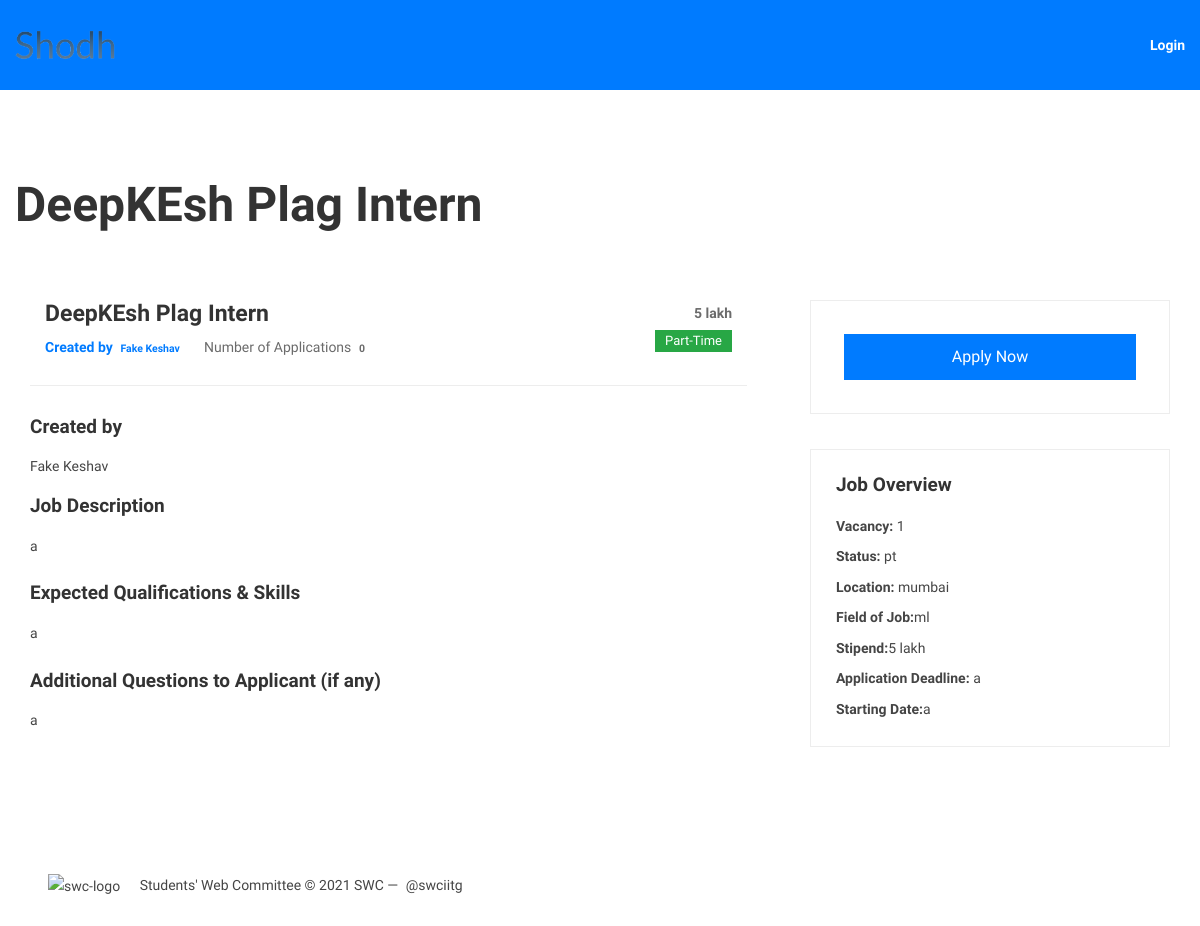
/groups/posts/in/deepkesh-plag-intern/, run on the app's committed database.
### groups/models.py (models this page shows, shortened)
class Group(models.Model):
    creator = models.ForeignKey(User,on_delete=models.CASCADE, related_name="group_creator")
    name = models.CharField(max_length=255, unique=True)
    slug = models.SlugField(allow_unicode=True, unique=True)
    description = models.TextField(blank=True, default='')
    description_html = models.TextField(editable=False, default='', blank=True)
    field_of_job= models.CharField(max_length=255, choices=FIELD_CHOICES, default='sde')
    duration = models.CharField(max_length=255, blank=True, default='', null=True)
    stipend = models.CharField(max_length=255, blank=True, default='', null=True)
    expected_qualifications = models.TextField(blank=True, default='', null=True)
    apply_by = models.CharField(max_length=255,blank=True, default='', null=True)
    start_date= models.CharField(max_length=255,blank=True, default='', null=True)
    additional_questions_to_applicant = models.TextField(blank=True, default='', null=True)
    location = models.CharField(max_length=255, blank=True, default='', null=True)
    vacancy = models.PositiveIntegerField(blank=True, default=1, null=True)
    workstatus = models.CharField(max_length=255, choices=STATUS_CHOICES, default='pt')
    btp=models.BooleanField(default=False, null=True, blank=True)
    branch = models.CharField(max_length=255, choices=BRANCH_CHOICES, default='na')
    finished=models.BooleanField(default=False, null=True, blank=True)
    class Meta:
        ordering = ["name"]

### accounts/models.py (models this page shows, shortened)
class UserProfile(models.Model):
    name = models.CharField(default=None,max_length=256,null=True)
    user = models.OneToOneField(User, on_delete=models.CASCADE, default=None)
    slug = models.SlugField(allow_unicode=True, unique=True,  default=None)
    position= models.CharField(max_length=255, choices=POSITION_CHOICES, default='stud')
    photo= models.ImageField(default= None,null=True)
    username = models.CharField(max_length=256)
    aboutme = models.TextField(default=None,null=True)
    branch = models.CharField(max_length=255, choices=BRANCH_CHOICES, default='bt')
    cpi = models.FloatField(default=None,null=True)
    gender = models.CharField(max_length=255, choices=GENDER_CHOICES, default='anon')
    linkedin = models.CharField(default=None,max_length=256,null=True)

### groups/views.py (the view)
# urls.py: url(r"^posts/in/(?P<slug>[-\w]+)/$",views.SingleGroup.as_view(),name="single"),
class SingleGroup(generic.DetailView):
    model = Group

### groups/templates/groups/group_detail.html (shortened to what this page needs)
{% extends "groups/group_base.html" %}
{% load static %}
{% block group_content %}
<div style=" padding-top: 15%;"">
	<h1>{{group.name}}</h1>
	<div class=" section " style=" padding-top: 5%;"">
		<div class=" container">
			<div class="row mb-n5">
				<div class="col-lg-8 col-12 mb-5 pr-lg-5">
					<div class="job-list-details">
						<div class="job-details-head row mx-0">
							<div class="salary-type col-auto order-sm-3">
								<span class="salary-range">{{ group.stipend }}</span>
								{% if group.workstatus == "pt" %}
								<span class="badge badge-success">Part-Time</span>
								{% else %}
								<span class="badge badge-success">Full-Time</span>
								{% endif %}
							</div>
							<div class="content col">
								<h5 class="title">{{ group.name }}</h5>
								<ul class="meta">
									<li><strong class="text-primary"> Created by <span class="badge"> {{ group.creator.userprofile.name }}
											</span></strong>
									</li>
									<li>Number of Application{{ group.posts.count|pluralize }} <span class="badge">
											{{ group.posts.count }} </span></li>
								</ul>
							</div>
						</div>
						<div class="job-details-body">
							<h6 class="mb-3">Created by</h6>
							<p>{{group.creator.userprofile.name}}</p>
							<h6 class="mb-3">Job Description</h6>
							<p>{{group.description}}</p>
							<h6 class="mb-3 mt-4">Expected Qualifications & Skills</h6>
							<p>{{ group.expected_qualifications}}</p>
							<h6 class="mb-3 mt-4">Additional Questions to Applicant (if any) </h6>
							<p>{{ group.additional_questions_to_applicant}}</p>
						</div>
					</div>
				</div>
				<div class="col-lg-4 col-12 mb-5">
					<div class="sidebar-wrap">
						{% if group.creator != user %}
						<div class="sidebar-widget">
							<div class="inner">
								<div class="col-xl-auto col-lg-12 col-sm-auto col-12 p-2">
									<a href="{% url 'posts:create' %}" class="d-block btn btn-primary">Apply Now</a>
								</div>
							</div>
						</div>
						{% endif %}
						<div class="sidebar-widget">
							<div class="inner">
								<h6 class="title">Job Overview</h6>
								<ul class="job-overview list-unstyled">
									<li><strong>Vacancy:</strong> {{ group.vacancy }}</li>
									<li><strong>Status:</strong> {{ group.workstatus }}</li>
									<li><strong>Location:</strong> {{ group.location }}</li>
									<li><strong>Field of Job:</strong>{{ group.field_of_job}}</li>
									<li><strong>Stipend:</strong>{{ group.stipend}}</li>
									<li><strong>Application Deadline:</strong> {{ group.apply_by}}</li>
									<li><strong>Starting Date:</strong>{{ group.start_date}}</li>
								</ul>
							</div>
						</div>
					</div>
				</div>
				<div class="col-md-8">
					{% if group.creator == user %}
						{% if group.posts.count == 0 %}
							<h4 style="padding-bottom: 5%;">No applications for this intern yet!</h4>
						{% else %}
							{% for post in group.posts.all %}
								{% include "posts/_post.html" %}
							{% endfor %}
						{% endif %}
					{% else %}
								<div class="row mb-n5" style="padding-bottom: 20%;">
					{% endif %}
								</div>
				</div>
			</div>
		</div>
	</div>
</div>
{% endblock %}

### static/simplesocial/css/master.css (style rules this page uses)
body { margin: 0; overflow: auto; font-family: 'Lato', sans-serif; font-weight: 400; }

### static/Keller - Job Board HTML Template_files/style.css (style rules this page uses)
*, *::after, *::before { -webkit-box-sizing: border-box; box-sizing: border-box; }
html, body, .site-wrapper { height: 100%; }
body { font-family: "Open Sans", sans-serif; font-size: 14px; font-weight: 400; font-style: normal; line-height: 1.75; position: relative; visibility: visible; color: #454545; background-color: #FFFFFF; }
h1, h2, h3, h4, h5, h6 { font-family: "Montserrat", sans-serif; font-weight: 600; line-height: 1.2; margin-top: 0; color: #333333; }
h1, .h1 { font-size: 48px; }
h5, .h5 { font-size: 23px; }
h6, .h6 { font-size: 19px; }
p:last-child { margin-bottom: 0; }
a, button { line-height: inherit; display: inline-block; cursor: pointer; text-decoration: none; color: inherit; }
a, button, img, input { -webkit-transition: all 0.3s ease 0s; -o-transition: all 0.3s ease 0s; transition: all 0.3s ease 0s; }
ul:last-child { margin-bottom: 0; }
ul li + li { margin-top: 6px; }
.section, .main-wrapper { float: left; width: 100%; }
@media only screen and (min-width: 1200px) { .container { max-width: 1200px; } }
.text-primary { color: #007BFF !important; }
.btn { line-height: 24px; padding: 10px 30px; border-radius: 0; }
.job-list-details .job-details-head { position: relative; z-index: 1; -webkit-box-align: center; -webkit-align-items: center; -ms-flex-align: center; align-items: center; margin-bottom: 30px; padding-bottom: 25px; border-bottom: 1px solid #EDEDED; }
.job-list-details .job-details-head .salary-type { text-align: right; }
.job-list-details .job-details-head .salary-type .salary-range { font-weight: 600; line-height: 1; display: block; margin-bottom: 8px; color: #6b6b6b; }
.job-list-details .job-details-head .salary-type .badge { font-size: 13px; font-weight: 400; padding: 4px 10px 5px; border-radius: 0; }
.job-list-details .job-details-head .content .meta { display: -webkit-box; display: -webkit-flex; display: -ms-flexbox; display: flex; -webkit-flex-wrap: wrap; -ms-flex-wrap: wrap; flex-wrap: wrap; margin-bottom: 0; padding-left: 0; list-style: none; color: #6b6b6b; }
.job-list-details .job-details-head .content .meta li { margin-top: 0; margin-right: 20px; }
.job-list-details .job-details-head .content .meta li:last-child { margin-right: 0; }
.sidebar-wrap { margin-bottom: -35px; }
.sidebar-widget { margin-bottom: 35px; }
.sidebar-widget > .inner { padding: 25px; border: 1px solid #EDEDED; }
.sidebar-widget > .inner > .title { font-size: 19px; line-height: 1; margin-bottom: 20px; }

### data on the page
Group: name "DeepKEsh Plag Intern", stipend "5 lakh", creator.userprofile.name "Fake Keshav", posts.count "0", description "a", expected_qualifications "a", additional_questions_to_applicant "a", vacancy "1", workstatus "pt", location "mumbai", field_of_job "ml", apply_by "a", start_date "a"
